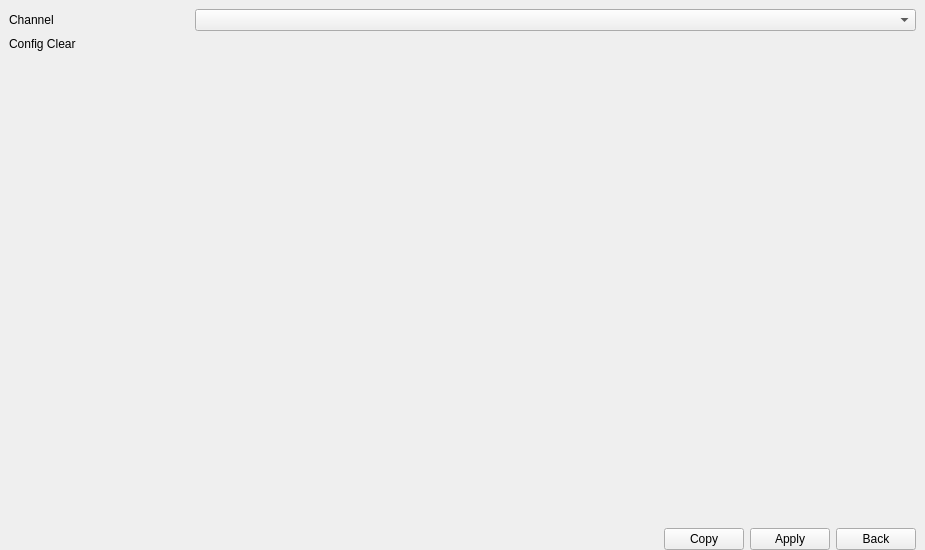
<?xml version="1.0" encoding="UTF-8"?>
<ui version="4.0">
 <class>TabPtzConfigClear</class>
 <widget class="QWidget" name="TabPtzConfigClear">
  <property name="geometry">
   <rect>
    <x>0</x>
    <y>0</y>
    <width>925</width>
    <height>550</height>
   </rect>
  </property>
  <property name="windowTitle">
   <string>Form</string>
  </property>
  <layout class="QVBoxLayout" name="verticalLayout">
   <property name="leftMargin">
    <number>9</number>
   </property>
   <property name="topMargin">
    <number>9</number>
   </property>
   <property name="rightMargin">
    <number>9</number>
   </property>
   <property name="bottomMargin">
    <number>0</number>
   </property>
   <item>
    <layout class="QGridLayout" name="gridLayout">
     <item row="0" column="0">
      <widget class="QLabel" name="labelChannel">
       <property name="sizePolicy">
        <sizepolicy hsizetype="Preferred" vsizetype="Preferred">
         <horstretch>1</horstretch>
         <verstretch>0</verstretch>
        </sizepolicy>
       </property>
       <property name="text">
        <string>Channel</string>
       </property>
      </widget>
     </item>
     <item row="0" column="1">
      <widget class="ComboBox" name="comboBoxChannel">
       <property name="sizePolicy">
        <sizepolicy hsizetype="Preferred" vsizetype="Fixed">
         <horstretch>4</horstretch>
         <verstretch>0</verstretch>
        </sizepolicy>
       </property>
      </widget>
     </item>
     <item row="1" column="1">
      <widget class="CheckBoxGroup" name="widgetCheckGroup" native="true"/>
     </item>
     <item row="1" column="0">
      <widget class="QWidget" name="widget_2" native="true">
       <layout class="QVBoxLayout" name="verticalLayout_2">
        <property name="leftMargin">
         <number>0</number>
        </property>
        <property name="topMargin">
         <number>0</number>
        </property>
        <property name="rightMargin">
         <number>0</number>
        </property>
        <property name="bottomMargin">
         <number>0</number>
        </property>
        <item>
         <widget class="QLabel" name="labelConfigClear">
          <property name="text">
           <string>Config Clear</string>
          </property>
         </widget>
        </item>
        <item>
         <spacer name="verticalSpacer_2">
          <property name="orientation">
           <enum>Qt::Vertical</enum>
          </property>
          <property name="sizeHint" stdset="0">
           <size>
            <width>20</width>
            <height>192</height>
           </size>
          </property>
         </spacer>
        </item>
       </layout>
      </widget>
     </item>
    </layout>
   </item>
   <item>
    <spacer name="verticalSpacer">
     <property name="orientation">
      <enum>Qt::Vertical</enum>
     </property>
     <property name="sizeHint" stdset="0">
      <size>
       <width>20</width>
       <height>248</height>
      </size>
     </property>
    </spacer>
   </item>
   <item>
    <layout class="QHBoxLayout" name="horizontalLayout_5">
     <item>
      <widget class="WidgetMessage" name="widgetMessage" native="true"/>
     </item>
     <item>
      <spacer name="horizontalSpacer_3">
       <property name="orientation">
        <enum>Qt::Horizontal</enum>
       </property>
       <property name="sizeHint" stdset="0">
        <size>
         <width>40</width>
         <height>20</height>
        </size>
       </property>
      </spacer>
     </item>
     <item>
      <widget class="MyPushButton" name="pushButtonCopy">
       <property name="text">
        <string>Copy</string>
       </property>
      </widget>
     </item>
     <item>
      <widget class="MyPushButton" name="pushButtonApply">
       <property name="text">
        <string>Apply</string>
       </property>
      </widget>
     </item>
     <item>
      <widget class="MyPushButton" name="pushButtonBack">
       <property name="text">
        <string>Back</string>
       </property>
      </widget>
     </item>
    </layout>
   </item>
  </layout>
 </widget>
 <customwidgets>
  <customwidget>
   <class>ComboBox</class>
   <extends>QComboBox</extends>
   <header>combobox.h</header>
  </customwidget>
  <customwidget>
   <class>MyPushButton</class>
   <extends>QPushButton</extends>
   <header>mypushbutton.h</header>
  </customwidget>
  <customwidget>
   <class>WidgetMessage</class>
   <extends>QWidget</extends>
   <header>widgetmessage.h</header>
   <container>1</container>
  </customwidget>
  <customwidget>
   <class>CheckBoxGroup</class>
   <extends>QWidget</extends>
   <header>checkboxgroup.h</header>
   <container>1</container>
  </customwidget>
 </customwidgets>
 <resources/>
 <connections/>
</ui>
